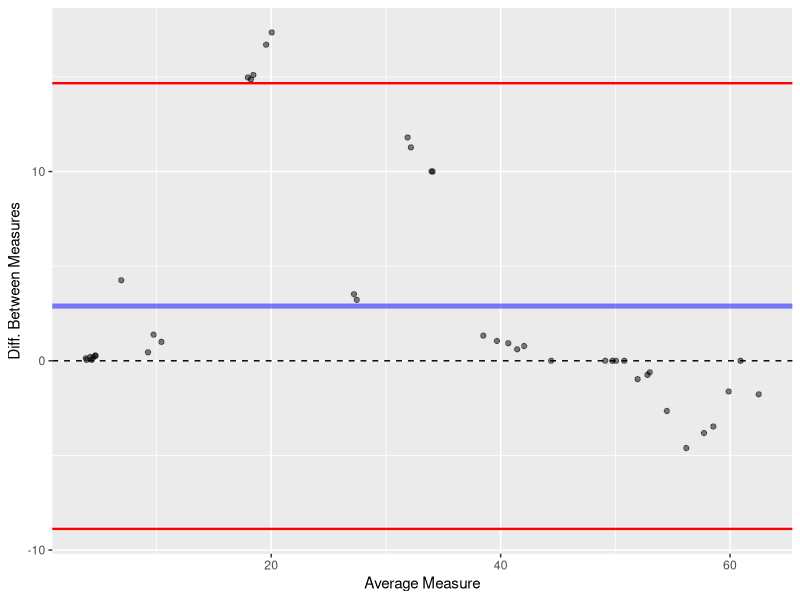
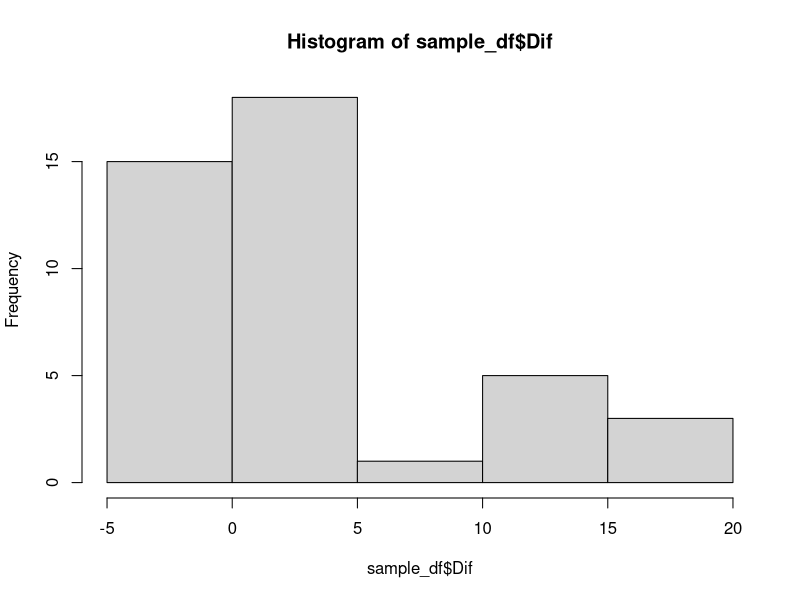

Here is the R script that generated these plots, in order:
# Bland-Altman Mean Difference Plots (Using ggplot2)
library(dplyr)
library(ggplot2)

pine_df <- Loblolly     # dataset: growht of loblolly pine trees
glimpse(pine_df)

# random split data into 2 samples (equal length)
sample_df <- data.frame(sample_n(pine_df, size = nrow(pine_df) * 0.5) %>%
                          select(height) %>% 
                          arrange(desc(height)), 
                        sample_n(pine_df, size = nrow(pine_df) * 0.5) %>%
                          select(height) %>%
                          arrange(desc(height)))   # demonstration: NOT actually measured using different instruments...

names(sample_df) <- c("Sample_1", "Sample_2")
# B-A Plot x-axis: avg. of measurement pairs, y-axis: differences between measures in each pair
sample_df$Avg <- (sample_df$Sample_1 + sample_df$Sample_2) / 2
sample_df$Dif <- sample_df$Sample_1 - sample_df$Sample_2

# Plot + add mean difference (blue line) + 95% confint (red lines) for predictions of mean difference (prediction interval: 1.96 * SD)
sample_df %>% ggplot(aes(Avg, Dif)) + 
  geom_point(alpha = 0.5) +
  geom_hline(yintercept = 0, size = 0.5, lty = "dashed") +
  geom_hline(yintercept = mean(sample_df$Dif), color = "blue", size = 1.7, alpha = 0.5) + 
  geom_hline(yintercept = mean(sample_df$Dif) - (1.96 * sd(sample_df$Dif)), color = "red", size = 0.8) +
  geom_hline(yintercept = mean(sample_df$Dif) + (1.96 * sd(sample_df$Dif)), color = "red", size = 0.8) +
  ylab("Diff. Between Measures") +
  xlab("Average Measure") 


hist(sample_df$Dif)    # LEFT SKEW!!   NOT normal distribution.... necessity transformation : log?
sample_df$Dif <- log(sample_df$Sample_1 - sample_df$Sample_2)
